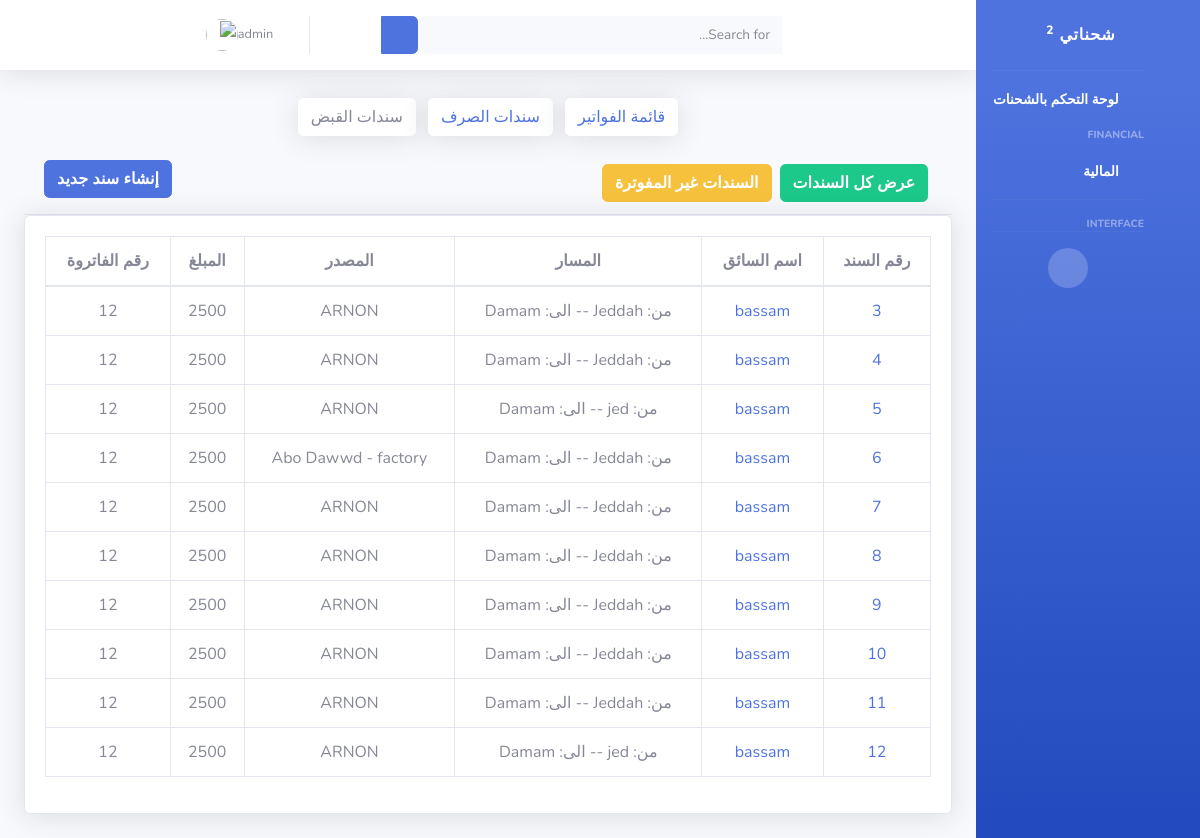
Page /financial/catch/ (signed in) on the committed database.
### financial/models.py (models this page shows, shortened)
class CatchReceipt(models.Model):
    invoices = models.ForeignKey(Invoices, on_delete=models.CASCADE,  null=True, blank=True  )
    catchReceipt_id= models.BigAutoField(primary_key=True)
    driver = models.ForeignKey(DriverModel, on_delete=models.CASCADE, null=True)
    source =  models.CharField(max_length=225,  default='' , help_text=' المصدر')
    destination =  models.CharField(max_length=225,  help_text=' الوجهة')
    company = models.ForeignKey(CompanyModel, on_delete=models.CASCADE, null=True)
    date = models.DateTimeField(default=timezone.now)
    amount =  models.CharField(max_length=225,  help_text=' الاجرة')
    overnight =  models.CharField(max_length=225,  help_text=' المبات')
    return_fare =  models.CharField(max_length=225,  help_text=' اجرة رجعة')
    deduction =  models.CharField(max_length=225,  help_text='خصم')
    policy_number =  models.CharField(max_length=225,  default='' , help_text=' رقم البوليصة')
    notice_number =  models.CharField(max_length=225,  default='' , help_text=' رقم الاشعار')
    Shipment_id =  models.CharField(max_length=225,  default='' , help_text=' رقم الشحن')
    delegate =  models.ForeignKey(User, on_delete=models.CASCADE, null=True, help_text=' المندوب ')
    accountant =  models.CharField(max_length=225, null=True,help_text=' المحاسب ' )

### drivers/models.py (models this page shows)
class DriverModel(models.Model):
    driver_id = models.BigAutoField(primary_key=True)
    driver_name = models.CharField(max_length=225,  help_text='اسم السائق')
    Saudi_Arabia = 'Saudi'
    YEMEN = 'Yemeni'
    Syria = 'Syrian'
    Egypt = 'Egypt'
    Afghanistan = 'Afghanistan'
    Pakistan = 'Pakistani'
    Jordan = 'Jordanian'
    India = 'Indian'
    Other = 'other'
    countrys = [
        (Saudi_Arabia, 'Saudi'),
        (YEMEN, 'Yemeni'),
        (Syria, 'Syrian'),
        (Egypt, 'Egypt'),
        (Afghanistan, 'Afghanistan'),
        (Pakistan, 'Pakistani'),
        (Jordan, 'Jordanian'),
        (India, 'Indian'),
        (Other, 'other')
    ]
    driver_nationality = models.CharField(
        max_length=20, choices=countrys, default=Other,  help_text='جنسية السائق')
    driver_phone_number = models.CharField(
        max_length=16, help_text='رقم هاتف السائق ')
    Identification_Number = models.CharField(
        max_length=10,  help_text='رقم الهوية/الاقامة')
    truck_plate_number = models.CharField(
        max_length=8,  help_text='رقم لوحة الشاحنة')
    Truck_Reefers = 'Truck_Reefers'
    Truck_Flatbed  = 'Truck_Flatbed'
    Truck_high_sides = 'Truck_high_sides'
    Truck_Curtainsider = 'Truck_Curtainsider'
    lory_Flatbed= 'lory_Flatbed'
    lory_Reefers= 'lory_Reefers'
    dinah_Flatbed= 'dinah_Flatbed'
    dinah_Reefers= 'dinah_Reefers'
    Vehicle = [
        (Truck_Reefers, 'Truck_Reefers'),
        (Truck_Flatbed, 'Truck_Flatbed'),
        (Truck_high_sides, 'Truck_high_sides'),
        (Truck_Curtainsider, 'Truck_Curtainsider'),
        (lory_Flatbed, 'lory_Flatbed'),
        (lory_Reefers, 'lory_Reefers'),
        (dinah_Flatbed, 'dinah_Flatbed'),
        (dinah_Reefers, 'dinah_Reefers'),
    ]
    Vehicle_Type = models.CharField( choices=Vehicle, default=Truck_Flatbed,
        max_length=30, help_text='نوع السيارة(سطحة - جوانب) ....')
    Sequence_Number = models.CharField(
        max_length=30, help_text='الرقم التسلسلي من الاستمارة')
    Owner_car_id_number = models.CharField(
        max_length=10,  help_text='رقم هوية مالك السيارة')
    Identification_photo = models.ImageField(
        upload_to='driver/', null=True, help_text='صورة الهوية/الاقامة ')
    def __str__(self):
        return self.driver_name

### companies/models.py (models this page shows)
class CompanyModel(models.Model):
    company_name = models.CharField(max_length=225,  help_text='اسم الشركة')
    company_id = models.BigAutoField(primary_key=True)
    company_city = models.CharField(max_length=225,  default='Dammam',help_text='مقر الشركة')
    charging_area = models.CharField( max_length=225, default='Jeddah', help_text='منطقة الشحن ')
    def __str__(self):
        return self.company_name

### financial/views.py (the view)
# urls.py: path('financial/catch/',views.all_catch_receipt_list, name='all_catch_receipt_list' ),
def all_catch_receipt_list(request):
    catch_receipt = CatchReceipt.objects.all()
    return render(request, 'financial/catch/catch_receipt_list.html',{'catch_receipt':catch_receipt})

### Shuhnaty/templates/financial/catch/catch_receipt_list.html
{% extends 'base.html' %}
{% block item %}
{%  include 'financial/buttons.html' %}
{% endblock %}
{% block content %}
<div class="card-header py-3">
    <div class="btn-group float-end " role="group" aria-label="Basic mixed styles example">
        <button type="button" class="btn btn-success m-1"> <a href="{% url 'catch_receipt_list' status='all' %}" class="text-decoration-none text-white fw-bolder">عرض كل السندات</a></button>
     </div>
    <div class="btn-group float-end " role="group" aria-label="Basic mixed styles example">
            <button type="button" class="btn btn-warning m-1"> <a href="{% url 'catch_receipt_list' status='billed' %}" class="text-decoration-none text-white fw-bolder">السندات غير المفوترة</a></button>
    </div>
    <div class="btn-group" role="group" aria-label="Basic example">
        <button type="button" class="btn btn-primary"> <a href="{% url 'add_catch_receipt'%}" class="text-decoration-none text-white fw-bolder">إنشاء سند جديد</a></button>
    </div>
</div>
<div class="card shadow mb-4">
    <div class="card-body">
        <div class="table-responsive ">
            <table class="table table-bordered text-center" id="dataTable" width="100%" cellspacing="0">
                <thead>
                    <tr>
                        <th>رقم السند </th>
                        <th>اسم السائق </th>
                        <th> المسار</th>
                        <th>المصدر</th>
                        <th>المبلغ</th>
                        <th>رقم الفاتروة</th>
                    </tr>
                </thead>
                <tbody>
                    {% for item in catch_receipt %}
                            <tr>
                                <td><a href="{% url 'catch_receipt_details' item.catchReceipt_id%}">{{ item.catchReceipt_id }}</a></td>
                                <td><a href="{% url 'driver_details' item.driver.pk%}">{{ item.driver }}</a></td>
                                <td> من:  {{ item.source }}  -- الى: {{ item.destination }} </td>
                                <td>{{ item.company}} </td>
                                <td>{{ item.amount}} </td>
                                {% if item.invoices_id != None %}
                                    <td>{{ item.invoices_id}} </td>
                                {% else %}
                                    <td><button type="button" class="btn btn-light border-black"> <a href="{% url 'edit_catch_receipt' item.pk%}" class="text-decoration-none text-black fw-bolder">فوترة</a></button></td>
                                {% endif %}
                            </tr>
                    {% endfor %}
                </tbody>
            </table>
        </div>
    </div>
</div>
{% endblock %}

### Shuhnaty/templates/base.html (shortened to what this page needs)
{% load static %}
<!DOCTYPE html>
<html dir="rtl" lang="ar" >
<head>
    <link href="{% static 'vendor/fontawesome-free/css/all.min.css' %}" rel="stylesheet" type="text/css">
    <link href="{% static 'vendor/bootstrap-rtl.css' %}" rel="stylesheet" type="text/css">
    <link href="https://cdn.jsdelivr.net/npm/bootstrap@5.2.2/dist/css/bootstrap.min.css" rel="stylesheet">
    <link href="{% static 'css/sb-admin-2.min.css' %}" rel="stylesheet">
    <link href="{% static 'style.css' %}" rel="stylesheet">
    <link href="{% static 'vendor/datatables/dataTables.bootstrap4.min.css' %}" rel="stylesheet">
</head>
<body id="page-top" >
    <div id="wrapper">
        {% if user.is_authenticated %}
        <ul class="navbar-nav bg-gradient-primary sidebar sidebar-dark accordion " id="accordionSidebar">
            <a class="sidebar-brand d-flex align-items-center justify-content-center " href="{% url 'index' %}">
                <div class="sidebar-brand-text mx-3 ">شحناتي <sup>2</sup></div>
                <div class="sidebar-brand-icon rotate-n-15">
                    <i class="fas fa-laugh-wink"></i>
                </div>
            </a>
            <hr class="sidebar-divider my-0">
            <li class="nav-item active">
                <a class="nav-link text-right" href="{% url 'shipments_list'%}">
                    <i class="fas fa-fw fa-tachometer-alt"></i>
                    <span> لوحة التحكم بالشحنات</span></a>
            </li>
            <div class="sidebar-heading text-right">
                Financial
            </div>
            <li class="nav-item active">
                <a class="nav-link text-right" href="{% url 'dashboard_financial' %}">
                    <i class="fas fa-fw fa-tachometer-alt"></i>
                    <span> المالية</span></a>
            </li>
            <hr class="sidebar-divider">
            <div class="sidebar-heading text-right">
                Interface
            </div>
            <hr class="sidebar-divider d-none d-md-block">
            <div class="text-center d-none d-md-inline">
                <button class="rounded-circle border-0" id="sidebarToggle"></button>
            </div>
        </ul>
        {% endif %}
        <div id="content-wrapper" class="d-flex flex-column">
            <div id="content">
                {% if user.is_authenticated %}
                <nav class="navbar navbar-expand navbar-light bg-white topbar mb-4 static-top shadow">
                    <form
                        class="d-none d-sm-inline-block form-inline mr-auto ml-md-3 my-2 my-md-0 mw-100 navbar-search">
                        <div class="input-group">
                            <input type="text" class="form-control bg-light border-0 small" placeholder="Search for..."
                                aria-label="Search" aria-describedby="basic-addon2">
                            <div class="input-group-append">
                                <button class="btn btn-primary" type="button">
                                    <i class="fas fa-search fa-sm"></i>
                                </button>
                            </div>
                        </div>
                    </form>
                    <ul class="navbar-nav ml-auto">
                        <li class="nav-item dropdown no-arrow">
                            <a class="nav-link dropdown-toggle" href="#" id="userDropdown" role="button"
                                data-toggle="dropdown" aria-haspopup="true" aria-expanded="false">
                                <span class="mr-2 d-none d-lg-inline text-gray-600 small">{{ user }}</span>
                                <img class="img-profile rounded-circle" src="{% static 'img/undraw_profile.svg' %}">
                            </a>
                        </li>
                    </ul>
                </nav>
                {% endif %}
                <div class="container-fluid">
                    {% block item %}
                    {% endblock %}
                    {% block content %}
                    {% endblock %}
                </div>
            </div>
        </div>
    </div>
</body>
</html>

### rows in the picture
CatchReceipt: catchReceipt_id "3", driver "bassam", source "Jeddah", destination "Damam", company "ARNON", amount "2500", invoices_id "12"
CatchReceipt: catchReceipt_id "4", driver "bassam", source "Jeddah", destination "Damam", company "ARNON", amount "2500", invoices_id "12"
CatchReceipt: catchReceipt_id "5", driver "bassam", source "jed", destination "Damam", company "ARNON", amount "2500", invoices_id "12"
CatchReceipt: catchReceipt_id "6", driver "bassam", source "Jeddah", destination "Damam", company "Abo Dawwd - factory", amount "2500", invoices_id "12"
CatchReceipt: catchReceipt_id "7", driver "bassam", source "Jeddah", destination "Damam", company "ARNON", amount "2500", invoices_id "12"
CatchReceipt: catchReceipt_id "8", driver "bassam", source "Jeddah", destination "Damam", company "ARNON", amount "2500", invoices_id "12"
CatchReceipt: catchReceipt_id "9", driver "bassam", source "Jeddah", destination "Damam", company "ARNON", amount "2500", invoices_id "12"
CatchReceipt: catchReceipt_id "10", driver "bassam", source "Jeddah", destination "Damam", company "ARNON", amount "2500", invoices_id "12"
CatchReceipt: catchReceipt_id "11", driver "bassam", source "Jeddah", destination "Damam", company "ARNON", amount "2500", invoices_id "12"
CatchReceipt: catchReceipt_id "12", driver "bassam", source "jed", destination "Damam", company "ARNON", amount "2500", invoices_id "12"

### other values in the picture
{{ user }} "admin"
